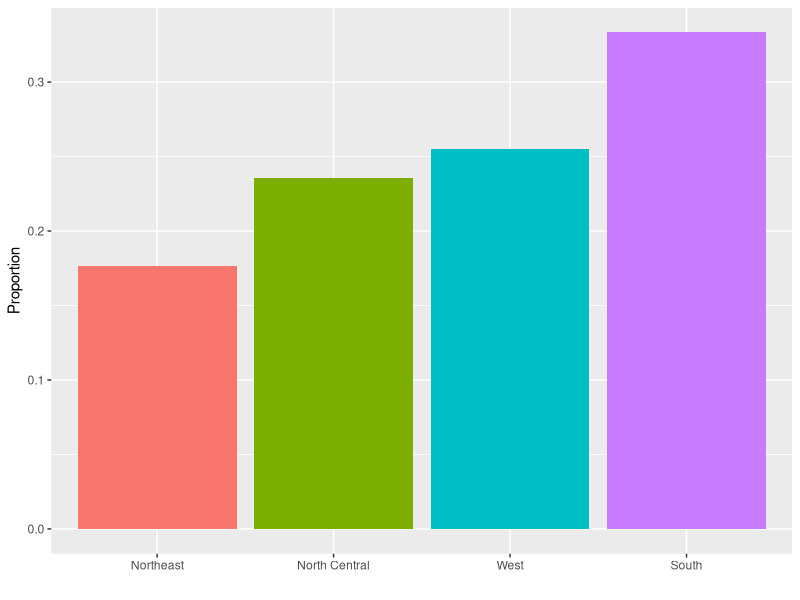
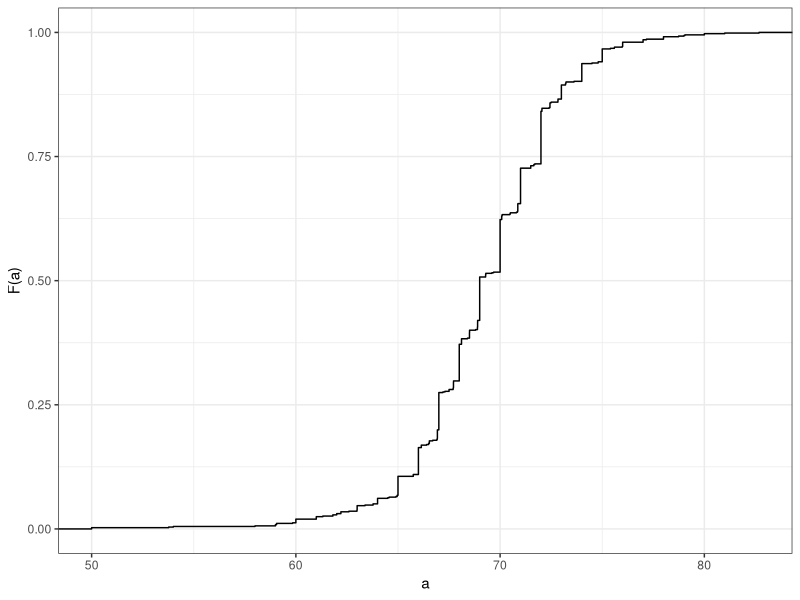
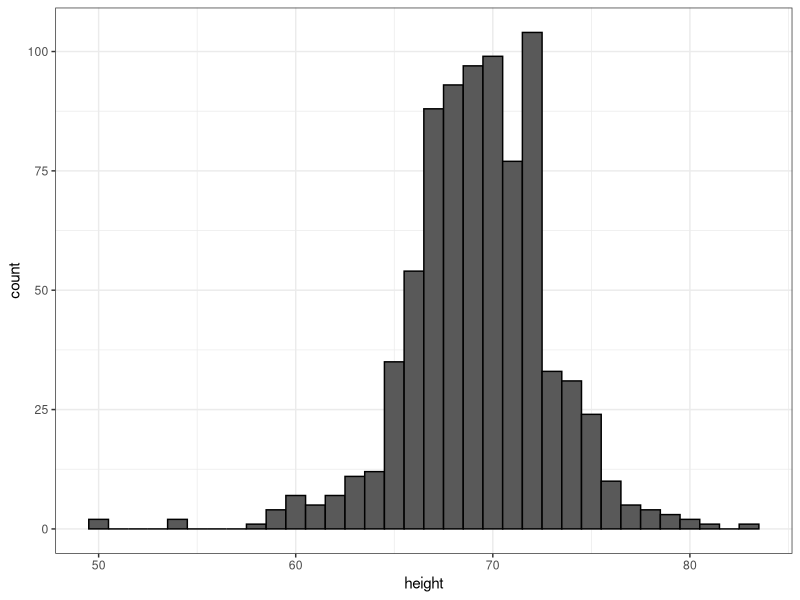
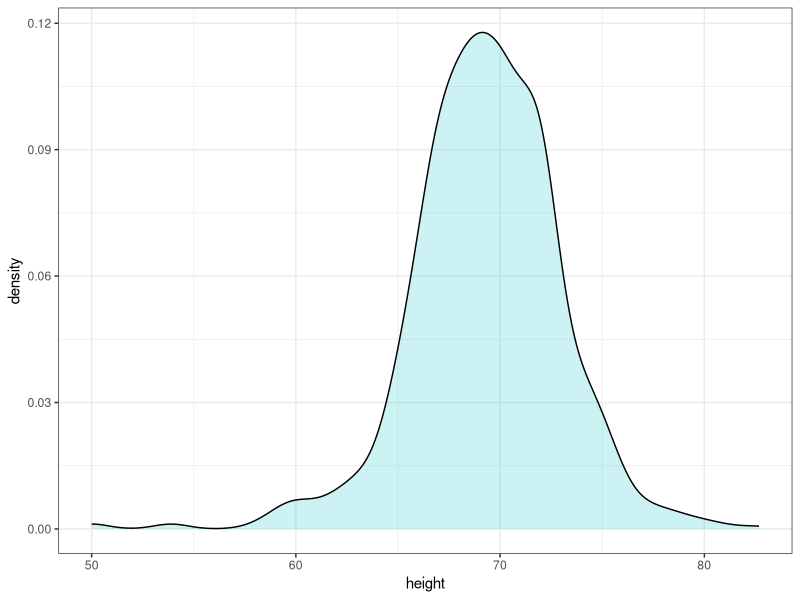
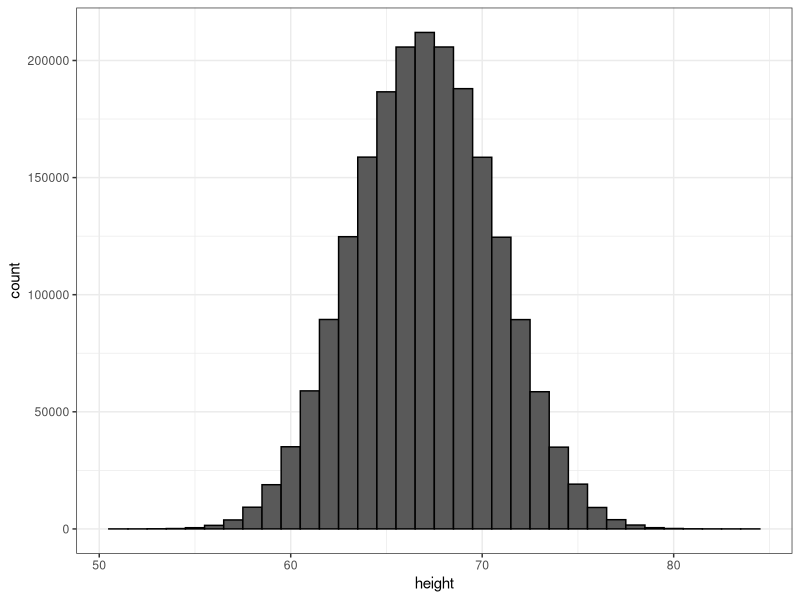
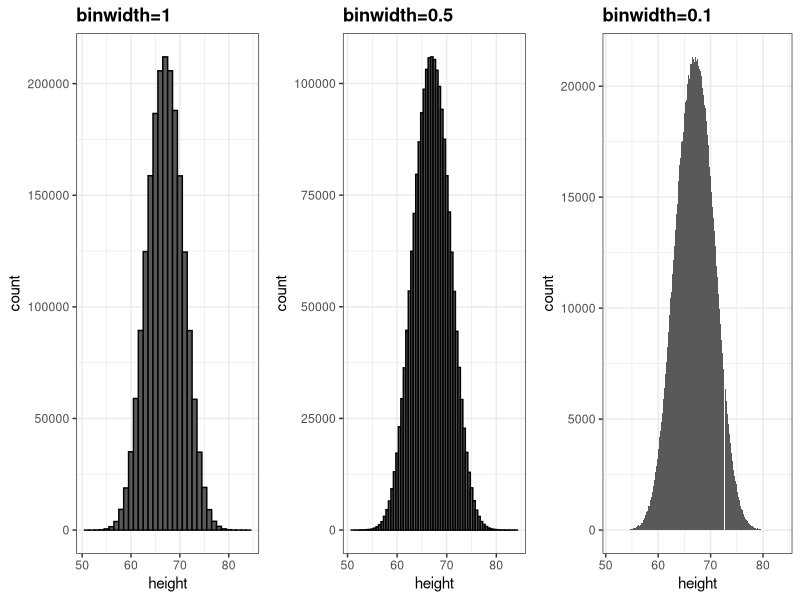
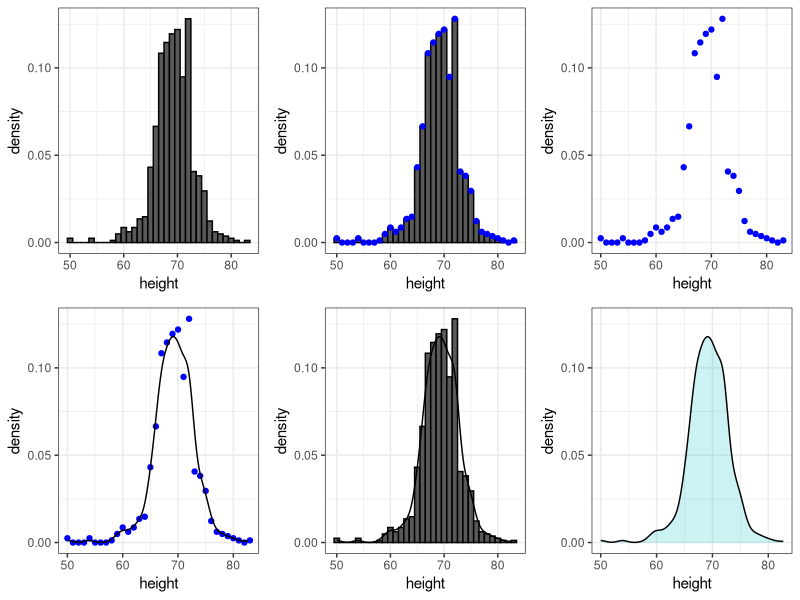
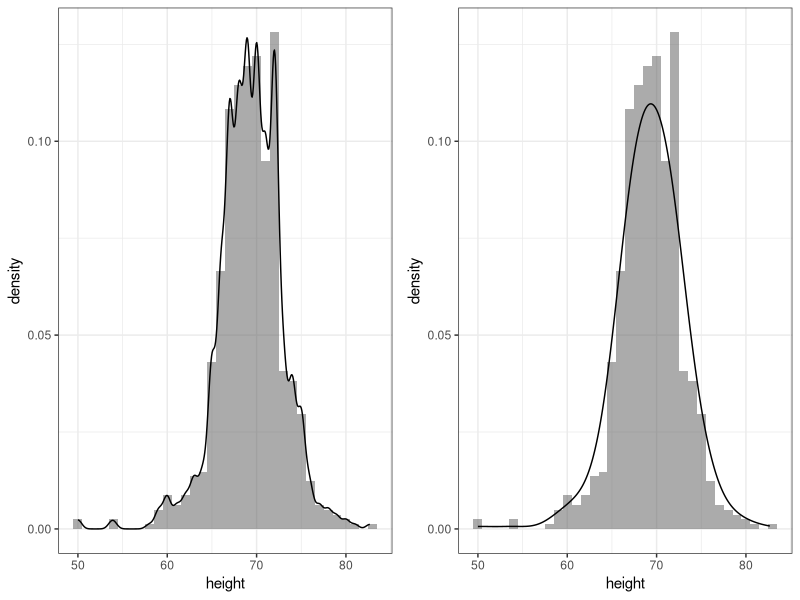

Recreate these plots in R, in order.
## ---- chunk 1
knitr::opts_chunk$set(echo = TRUE, fig.align="center")
library(tidyverse)
img_path <- "img/"
## ---- chunk 2
library(tidyverse)
library(dslabs)
data(heights)
## ---- chunk 3
prop.table(table(heights$sex))
## ---- chunk 4
murders %>% group_by(region) %>%
  summarize(n = n()) %>%
  mutate(Proportion = n/sum(n), 
         region = reorder(region, Proportion)) %>%
  ggplot(aes(x=region, y=Proportion, fill=region)) + 
  geom_bar(stat = "identity", show.legend = FALSE) + 
  xlab("")
## ---- chunk 5
ds_theme_set()
heights %>% filter(sex=="Male") %>% ggplot(aes(height)) + 
  stat_ecdf() +
  ylab("F(a)") + xlab("a")
## ---- chunk 6
heights %>% 
  filter(sex=="Male") %>% 
  ggplot(aes(height)) + 
  geom_histogram(binwidth = 1, color = "black")
## ---- chunk 7
heights %>% 
  filter(sex=="Male") %>% 
  ggplot(aes(height)) + 
  geom_density(alpha = .2, 
               fill= "#00BFC4", color = 0)  +
  geom_line(stat='density')
## ---- chunk 8
set.seed(1988)
x <- data.frame(height = c(rnorm(1000000,69,3), rnorm(1000000,65,3)))
x %>% ggplot(aes(height)) + geom_histogram(binwidth = 1, color = "black")
## ---- chunk 9
p1 <- x %>% ggplot(aes(height)) + geom_histogram(binwidth = 1, color = "black") + ggtitle("binwidth=1")
p2 <- x %>% ggplot(aes(height)) + geom_histogram(binwidth = 0.5, color="black") + ggtitle("binwidth=0.5") 
p3 <- x %>% ggplot(aes(height)) + geom_histogram(binwidth = 0.1) + ggtitle("binwidth=0.1")
library(gridExtra)
grid.arrange(p1, p2, p3, nrow = 1)
## ---- chunk 10
hist1 <- heights %>% 
  filter(sex=="Male") %>% 
  ggplot(aes(height)) +
  geom_histogram(aes(y=..density..), binwidth = 1, color="black") 
hist2 <- hist1 +
  geom_line(stat='density')
hist3 <- hist1 + 
  geom_point(data = ggplot_build(hist2)$data[[1]], aes(x,y), col = "blue")
hist4 <- ggplot() + geom_point(data = ggplot_build(hist2)$data[[1]], aes(x,y), col = "blue") + 
  xlab("height") + ylab("density")
hist5 <- hist4 + geom_line(data = ggplot_build(hist2)$data[[2]], aes(x,y))
hist6 <- heights %>% 
  filter(sex=="Male") %>% 
  ggplot(aes(height)) +
  geom_density(alpha = 0.2, fill="#00BFC4", col = 0) +
  geom_line(stat='density') +
  scale_y_continuous(limits = layer_scales(hist2)$y$range$range)
  
grid.arrange(hist1, hist3, hist4, hist5, hist2, hist6, nrow=2)
## ---- chunk 11
p1 <- heights %>% 
  filter(sex=="Male")%>% ggplot(aes(height)) +
  geom_histogram(aes(y=..density..), binwidth = 1, alpha = 0.5) + 
  geom_line(stat='density', adjust = 0.5)

p2 <- heights %>% 
  filter(sex=="Male") %>% ggplot(aes(height)) +
  geom_histogram(aes(y=..density..), binwidth = 1, alpha = 0.5) + 
  geom_line(stat='density', adjust = 2)

grid.arrange(p1,p2, ncol=2)
## ---- chunk 12
d <- with(heights, density(height[sex=="Male"]))
tmp <- data.frame(height=d$x, density=d$y)
tmp %>% ggplot(aes(height,density)) + geom_line() + 
  geom_area(aes(x=height,y=density), data = filter(tmp, between(height, 65, 68)), alpha=0.2, fill="#00BFC4")
## ---- chunk 13
heights %>% 
  ggplot(aes(height, fill=sex)) + 
  geom_density(alpha = 0.2, color = 0) +
  geom_line(stat='density')
## ---- chunk 14
library(dslabs)
ds_theme_set()
data(murders)
murders %>% group_by(region) %>%
  summarize(n = n()) %>%
  mutate(Proportion = n/sum(n), 
         region = reorder(region, Proportion)) %>%
  ggplot(aes(x=region, y=Proportion, fill=region)) + 
  geom_bar(stat = "identity", show.legend = FALSE) + 
  xlab("")
## ---- chunk 15
heights %>% filter(sex == "Male") %>% ggplot(aes(height)) + 
  stat_ecdf() +
  ylab("F(a)") + xlab("a")
## ---- chunk 16
murders %>% mutate(murder_rate = total/population * 10^5) %>%
  ggplot(aes(murder_rate)) + 
  stat_ecdf() +
  ylab("F(a)") + xlab("a")
## ---- chunk 17
heights %>% 
  filter(sex == "Male") %>% 
  ggplot(aes(height)) + 
  geom_histogram(binwidth = 1, color = "black")
## ---- chunk 18
murders %>% ggplot(aes(x=population/10^6)) + 
  geom_density(fill = "grey") + 
  scale_x_log10() +
  xlab("Population in millions")
## ---- chunk 19
library(gridExtra)
p1 <- murders %>% ggplot(aes(x=population/10^6)) + 
  geom_density(fill = "grey", bw = 5) + xlab("Population in millions") + ggtitle("1")
p2 <- murders %>% ggplot(aes(x=population/10^6)) + 
  geom_density(fill = "grey", bw = .05) + scale_x_log10() + xlab("Population in millions") + ggtitle("2")
p3 <- murders %>% ggplot(aes(x=population/10^6)) + 
  geom_density(fill = "grey", bw = 1) + scale_x_log10() + xlab("Population in millions") + ggtitle("3")
grid.arrange(p1,p2,p3,ncol=2)
## ---- chunk 20
mu <- 0; s <- 1
norm_dist <- data.frame(x=seq(-4,4,len=50)*s+mu) %>% mutate(density=dnorm(x,mu,s))
norm_dist %>% ggplot(aes(x,density)) + geom_line()
## ---- chunk 21
index <- heights$sex == "Male"
x <- heights$height[index]
## ---- chunk 22
m <- mean(x)
s <- sd(x)
c(average = m, sd = s)
## ---- chunk 23
norm_dist <- data.frame(x = seq(-4, 4, len=50)*s + m) %>% 
  mutate(density = dnorm(x, m, s))

heights %>% filter(sex == "Male") %>% ggplot(aes(height)) +
  geom_density(fill="#0099FF") +
  geom_line(aes(x, density),  data = norm_dist, lwd=1.5) 
## ---- chunk 24
z <- scale(x)
## ---- chunk 25
mean(abs(z) < 2)
## ---- chunk 26
pnorm(-1.96)
## ---- chunk 27
qnorm(0.975)
## ---- chunk 28
qnorm(0.975, mean = 5, sd = 2)
## ---- chunk 29
mean(x <= 69.5)
## ---- chunk 30
p <- seq(0.05, 0.95, 0.05)
## ---- chunk 31
sample_quantiles <- quantile(x, p)
## ---- chunk 32
theoretical_quantiles <- qnorm(p, mean = mean(x), sd = sd(x))
## ---- chunk 33
qplot(theoretical_quantiles, sample_quantiles) + geom_abline()
## ---- chunk 34
heights %>% filter(sex == "Male") %>%
  ggplot(aes(sample = scale(height))) + 
  geom_qq() +
  geom_abline()
## ---- chunk 35
data(murders)
murders <- murders %>% mutate(rate = total/population*100000)
library(gridExtra)
p1 <- murders %>% ggplot(aes(x=rate)) + geom_histogram(binwidth = 1) + ggtitle("Histogram")
p2 <- murders %>% ggplot(aes(sample=rate)) + 
  geom_qq(dparams=summarize(murders, mean=mean(rate), sd=sd(rate))) +
  geom_abline() + ggtitle("QQ-plot")
grid.arrange(p1, p2, ncol = 2)
## ---- chunk 36
murders %>% ggplot(aes("",rate)) + geom_boxplot() +
  coord_cartesian(xlim = c(0, 2)) + xlab("")
## ---- chunk 37
heights %>% ggplot(aes(x=sex, y=height, fill=sex)) +
  geom_boxplot()
## ---- chunk 38
p1 <- heights %>% filter(sex == "Female") %>%
  ggplot(aes(height)) +
  geom_density(fill="#F8766D") 
p2 <- heights %>% filter(sex == "Female") %>% 
  ggplot(aes(sample=scale(height))) +
  geom_qq() + geom_abline() + ylab("Standard Units")
grid.arrange(p1, p2, ncol=2)
## ---- chunk 39
heights %>% filter(sex == "Female") %>% 
  top_n(5, desc(height)) %>%
  pull(height)
## ---- chunk 40
library(tidyverse)
library(dslabs)
ds_theme_set()
data(gapminder)
tab <- gapminder %>% filter(year == 2010) %>% group_by(continent) %>% select(continent, population)  
tab %>% ggplot(aes(x=continent, y=population/10^6)) + 
  geom_boxplot() + 
  scale_y_continuous(trans = "log10", breaks = c(1,10,100,1000)) + ylab("Population in millions")
## ---- chunk 41
murders %>% ggplot(aes(region)) + geom_bar()
## ---- chunk 42
data(murders)
tab <- murders %>% 
  count(region) %>% 
  mutate(proportion = n/sum(n))
tab
## ---- chunk 43
tab %>% ggplot(aes(region, proportion)) + 
  geom_bar(stat = "identity")
## ---- chunk 44
heights %>% 
  filter(sex == "Female") %>% 
  ggplot(aes(height)) +
  geom_histogram(binwidth = 1, fill = "blue", col = "black") +
  xlab("Female heights in inches") + 
  ggtitle("Histogram")
## ---- chunk 45
heights %>% 
  filter(sex == "Female") %>%
  ggplot(aes(height)) +
  geom_density(fill="blue")
## ---- chunk 46
heights %>% ggplot(aes(sex, height)) +
  geom_boxplot()
## ---- chunk 47
heights %>% filter(sex=="Male") %>%
  ggplot(aes(sample = height)) +
  geom_qq()
## ---- chunk 48
x <- expand.grid(x = 1:12, y = 1:10) %>% 
  mutate(z = 1:120) 
## ---- chunk 49
x %>% ggplot(aes(x, y, fill = z)) + 
  geom_raster() + 
  scale_fill_gradientn(colors =  terrain.colors(10))
## ---- chunk 50
x <- heights %>% 
  filter(sex=="Male") %>% 
  pull(height)
## ---- chunk 51
qplot(x, bins=15, color = I("black"), xlab = "Population")
## ---- chunk 52
sessionInfo()
